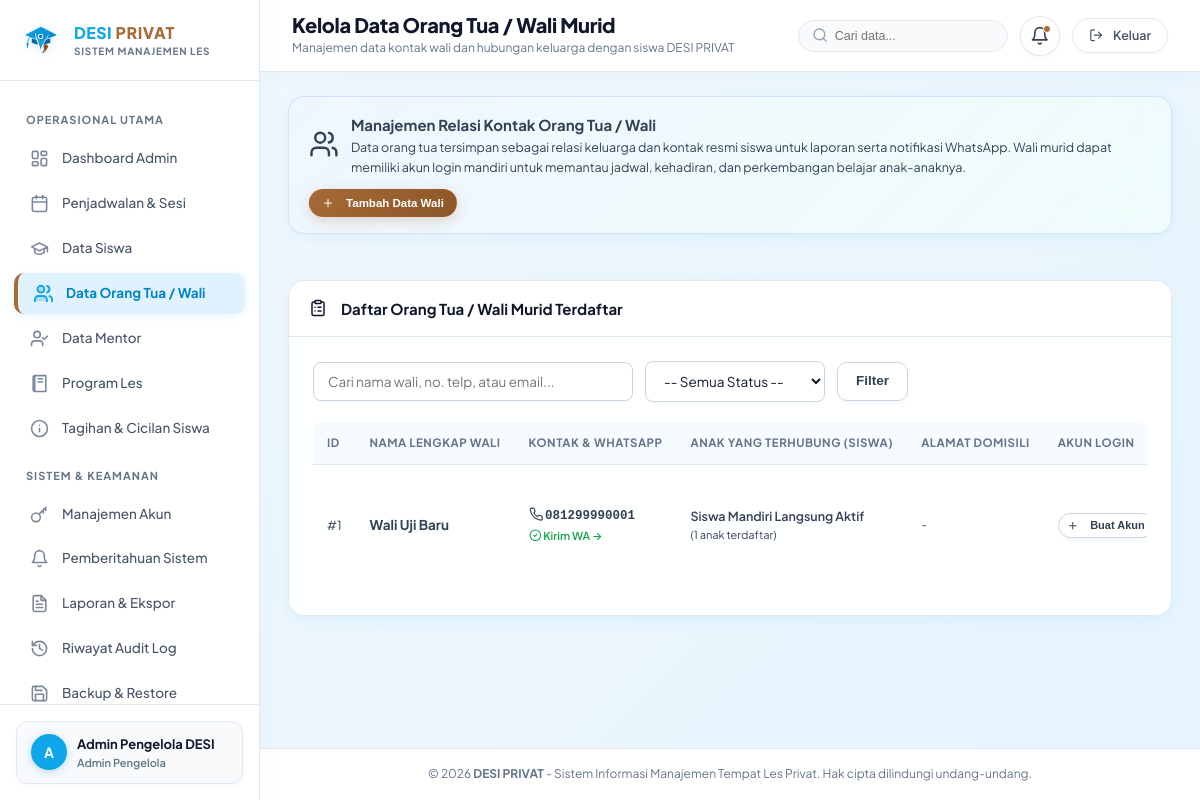
The page /admin/parents (signed in) on the database its author committed.
### tables this page shows
CREATE TABLE users (
    id INTEGER PRIMARY KEY AUTOINCREMENT,
    username TEXT UNIQUE NOT NULL,
    password_hash TEXT NOT NULL,
    role TEXT NOT NULL CHECK(role IN ('admin', 'owner', 'mentor', 'parent')),
    full_name TEXT NOT NULL,
    email TEXT,
    phone TEXT,
    is_active INTEGER DEFAULT 1,
    created_at DATETIME DEFAULT CURRENT_TIMESTAMP,
    updated_at DATETIME DEFAULT CURRENT_TIMESTAMP
);

CREATE TABLE parents (
    id INTEGER PRIMARY KEY AUTOINCREMENT,
    user_id INTEGER UNIQUE REFERENCES users(id) ON DELETE SET NULL,
    full_name TEXT NOT NULL,
    phone TEXT NOT NULL,
    email TEXT,
    address TEXT,
    notes TEXT,
    created_at DATETIME DEFAULT CURRENT_TIMESTAMP
, status TEXT NOT NULL DEFAULT 'aktif');

### routes/admin.py (the view)
@admin_bp.route("/parents")
def parents():
    status_filter = request.args.get("status")
    search = request.args.get("q", "").strip()
    query = """
        SELECT p.*,
               u.username as parent_username, u.is_active as user_is_active,
               COUNT(s.id) as children_count,
               GROUP_CONCAT(s.full_name, ', ') as children_names
        FROM parents p
        LEFT JOIN users u ON p.user_id = u.id
        LEFT JOIN students s ON p.id = s.parent_id
    """
    conditions = []
    args = []
    if status_filter:
        conditions.append("p.status = ?")
        args.append(status_filter)
    if search:
        conditions.append("(p.full_name LIKE ? OR p.phone LIKE ? OR p.email LIKE ? OR u.username LIKE ?)")
        term = f"%{search}%"
        args.extend([term, term, term, term])
    if conditions:
        query += f" WHERE {' AND '.join(conditions)}"
    query += " GROUP BY p.id ORDER BY p.full_name ASC"
    parents_list = query_db(query, args)
    return render_template("admin/parents.html", parents=parents_list, status_filter=status_filter, search=search)

### templates/admin/parents.html (shortened to what this page needs)
{% extends "base.html" %}
{% block page_title %}Kelola Data Orang Tua / Wali Murid{% endblock %}
{% block page_subtitle %}Manajemen data kontak wali dan hubungan keluarga dengan siswa DESI PRIVAT{% endblock %}
{% block content %}
<div class="card" style="margin-bottom: 24px; background: linear-gradient(135deg, rgba(238, 246, 255, 0.95), rgba(240, 253, 250, 0.9)); border: 1px solid rgba(37, 99, 235, 0.15);">
  <div class="card-body" style="padding: 16px 20px;">
    <div style="display: flex; align-items: center; justify-content: space-between; flex-wrap: wrap; gap: 12px;">
      <div style="display: flex; align-items: center; gap: 12px;">
        <div style="font-size: 26px;">{{ icon('family') }}</div>
        <div>
          <h4 style="margin: 0; font-size: 15px; color: var(--navy-dark); font-weight: 700;">
            Manajemen Relasi Kontak Orang Tua / Wali
          </h4>
          <p style="margin: 2px 0 0 0; font-size: 12.5px; color: var(--navy-muted);">
            Data orang tua tersimpan sebagai relasi keluarga dan kontak resmi siswa untuk laporan serta notifikasi WhatsApp. Wali murid dapat memiliki akun login mandiri untuk memantau jadwal, kehadiran, dan perkembangan belajar anak-anaknya.
          </p>
        </div>
      </div>
      <button class="btn btn-primary btn-sm" onclick="openModal('addParentModal')">
        {{ icon('plus') }} Tambah Data Wali
      </button>
    </div>
  </div>
</div>
<div class="card">
  <div class="card-header">
    <div class="card-title"><span>{{ icon('clipboard') }}</span> Daftar Orang Tua / Wali Murid Terdaftar</div>
  </div>
  <div class="card-body">
    <form method="GET" action="{{ url_for('admin.parents') }}" class="filter-bar">
      <input
        type="text"
        name="q"
        value="{{ search }}"
        placeholder="Cari nama wali, no. telp, atau email..."
        class="form-control"
        style="max-width: 320px;"
      >
      <select name="status" class="form-select" style="max-width: 180px;">
        <option value="">-- Semua Status --</option>
      </select>
      <button type="submit" class="btn btn-secondary">Filter</button>
    </form>
    <div class="table-responsive">
      <table class="table-desi">
        <thead>
          <tr>
            <th>ID</th>
            <th>Nama Lengkap Wali</th>
            <th>Kontak &amp; WhatsApp</th>
            <th>Anak yang Terhubung (Siswa)</th>
            <th>Alamat Domisili</th>
            <th>Akun Login</th>
          </tr>
        </thead>
        <tbody>
          {% for p in parents %}
          <tr>
            <td>#{{ p.id }}</td>
            <td>
              <strong style="color: var(--navy-dark); font-size: 13.5px;">{{ p.full_name }}</strong>
            </td>
            <td>
              <div>
                {{ icon('phone') }} <strong style="font-family: monospace;">{{ p.phone }}</strong>
              </div>
              {% if p.phone %}
                <a
                  href="https://wa.me/{{ p.phone|replace(' ', '')|replace('-', '') }}"
                  target="_blank"
                  rel="noopener noreferrer"
                  style="font-size: 11px; color: #16A34A; text-decoration: none; font-weight: 600;"
                >
                  {{ icon('check-circle') }} Kirim WA &rarr;
                </a>
              {% endif %}
            </td>
            <td>
              {% if p.children_names %}
                <div style="font-weight: 600; color: var(--navy-primary);">
                  {{ p.children_names }}
                </div>
                <div style="font-size: 11px; color: var(--gray-500);">({{ p.children_count }} anak terdaftar)</div>
              {% else %}
                <span style="color: var(--gray-500); font-size: 12px;">Belum terhubung siswa</span>
              {% endif %}
            </td>
            <td>
              <div style="font-size: 12px; max-width: 200px; overflow: hidden; text-overflow: ellipsis; white-space: nowrap;" title="{{ p.address }}">
                {{ p.address or '-' }}
              </div>
            </td>
            <td>
              {% if p.parent_username %}
                <span class="badge badge-success" title="Akun login orang tua aktif ({{ p.parent_username }})">
                  {{ icon('key') }} {{ p.parent_username }}
                </span>
              {% else %}
                <button
                  type="button"
                  class="btn btn-secondary btn-sm"
                  onclick="openCreateParentAccountModal({{ p.id }}, '{{ p.full_name }}')"
                  title="Buat Akun Login untuk Wali Ini"
                  style="font-size: 11px; padding: 4px 8px;"
                >
                  {{ icon('plus') }} Buat Akun
                </button>
              {% endif %}
            </td>
          </tr>
          {% else %}
          <tr>
            <td colspan="8" style="text-align: center; color: var(--gray-500); padding: 32px;">
              Belum ada data orang tua/wali murid terdaftar.
            </td>
          </tr>
          {% endfor %}
        </tbody>
      </table>
    </div>
  </div>
</div>
{% endblock %}

### templates/base.html (shortened to what this page needs)
<!DOCTYPE html>
<html lang="id">
<head>
  <link rel="stylesheet" href="{{ url_for('static', filename='css/main.css') }}">
</head>
<body>
  <div class="app-container">
    <aside class="sidebar" id="sidebar">
      <div class="sidebar-header">
        <div style="display: flex; align-items: center; gap: 12px; flex: 1; min-width: 0;">
          <img src="{{ url_for('static', filename='images/logo_symbol.svg') }}" class="sidebar-brand-img" alt="Logo DESI PRIVAT">
          <div style="min-width: 0;">
            <div class="sidebar-brand-title"><span class="brand-desi" style="color: #0EA5E9;">DESI</span> <span class="brand-privat" style="color: #A66B37;">PRIVAT</span></div>
            <div class="sidebar-brand-sub" style="font-size: 10px; font-weight: 700; letter-spacing: 0.8px; color: #64748B;">SISTEM MANAJEMEN LES</div>
          </div>
        </div>
      </div>
      <nav class="sidebar-nav">
        {% if current_user.role == 'admin' %}
          <div class="nav-section-title">Operasional Utama</div>
          <a href="{{ url_for('admin.dashboard') }}" class="nav-link {% if request.endpoint == 'admin.dashboard' %}active{% endif %}">
            <span class="nav-icon">{{ icon('dashboard') }}</span> Dashboard Admin
          </a>
          <a href="{{ url_for('admin.schedules') }}" class="nav-link {% if request.endpoint and 'admin.schedules' in request.endpoint %}active{% endif %}">
            <span class="nav-icon">{{ icon('calendar') }}</span> Penjadwalan &amp; Sesi
          </a>
          <a href="{{ url_for('admin.students') }}" class="nav-link {% if request.endpoint and 'admin.student' in request.endpoint %}active{% endif %}">
            <span class="nav-icon">{{ icon('student') }}</span> Data Siswa
          </a>
          <a href="{{ url_for('admin.parents') }}" class="nav-link {% if request.endpoint and 'admin.parents' in request.endpoint %}active{% endif %}">
            <span class="nav-icon">{{ icon('family') }}</span> Data Orang Tua / Wali
          </a>
          <a href="{{ url_for('admin.mentors') }}" class="nav-link {% if request.endpoint and 'admin.mentors' in request.endpoint %}active{% endif %}">
            <span class="nav-icon">{{ icon('mentor') }}</span> Data Mentor
          </a>
          <a href="{{ url_for('admin.programs') }}" class="nav-link {% if request.endpoint and 'admin.programs' in request.endpoint %}active{% endif %}">
            <span class="nav-icon">{{ icon('book') }}</span> Program Les
          </a>
          <a href="{{ url_for('admin.bills') }}" class="nav-link {% if request.endpoint and 'admin.bills' in request.endpoint %}active{% endif %}">
            <span class="nav-icon">{{ icon('receipt') }}</span> Tagihan &amp; Cicilan Siswa
          </a>
          <div class="nav-section-title">Sistem &amp; Keamanan</div>
          <a href="{{ url_for('admin.accounts') }}" class="nav-link {% if request.endpoint and 'admin.accounts' in request.endpoint %}active{% endif %}">
            <span class="nav-icon">{{ icon('key') }}</span> Manajemen Akun
          </a>
          <a href="{{ url_for('admin.notifications_center') }}" class="nav-link {% if request.endpoint and 'admin.notifications' in request.endpoint %}active{% endif %}">
            <span class="nav-icon">{{ icon('bell') }}</span> Pemberitahuan Sistem
          </a>
          <a href="{{ url_for('admin.reports') }}" class="nav-link {% if request.endpoint and 'admin.reports' in request.endpoint %}active{% endif %}">
            <span class="nav-icon">{{ icon('report') }}</span> Laporan &amp; Ekspor
          </a>
          <a href="{{ url_for('admin.audit_logs') }}" class="nav-link {% if request.endpoint and 'admin.audit_logs' in request.endpoint %}active{% endif %}">
            <span class="nav-icon">{{ icon('history') }}</span> Riwayat Audit Log
          </a>
          <a href="{{ url_for('admin.backups') }}" class="nav-link {% if request.endpoint and 'admin.backups' in request.endpoint %}active{% endif %}">
            <span class="nav-icon">{{ icon('backup') }}</span> Backup &amp; Restore
          </a>
        {% endif %}
      </nav>
      <div class="sidebar-footer">
        <div class="user-badge" style="display: flex; align-items: center; gap: 10px; padding: 12px 14px; background: #F8FAFC; border-radius: 12px; border: 1px solid #E2E8F0;">
          <div class="user-avatar" style="width: 36px; height: 36px; border-radius: 50%; background: #0EA5E9; color: #FFFFFF; display: flex; align-items: center; justify-content: center; font-weight: 700; font-size: 14px;">
            {{ current_user.full_name[:1] if (current_user and current_user.full_name) else 'U' }}
          </div>
          <div class="user-info" style="min-width: 0; flex: 1;">
            <div class="user-name" style="font-size: 13px; font-weight: 700; color: #0F172A; white-space: nowrap; overflow: hidden; text-overflow: ellipsis;">
              {{ current_user.full_name if (current_user and current_user.full_name) else 'Pengguna' }}
            </div>
            <div class="user-role-label" style="font-size: 11px; color: #64748B;">
              {% if current_user.role == 'admin' %}Admin Pengelola
              {% elif current_user.role == 'owner' %}Pemilik
              {% elif current_user.role == 'mentor' %}Mentor
              {% elif current_user.role == 'parent' %}Orang Tua / Wali
              {% endif %}
            </div>
          </div>
        </div>
      </div>
    </aside>
    <div class="main-wrapper">
      <header class="top-navbar">
        <div class="top-navbar-left">
          <div class="page-title-box">
            <h1>{% block page_title %}DESI PRIVAT{% endblock %}</h1>
            <p>{% block page_subtitle %}Sistem Informasi Manajemen Tempat Les Privat{% endblock %}</p>
          </div>
        </div>
        <div class="navbar-actions">
          <div class="navbar-search" style="display: flex;">
            <span class="search-icon">{{ icon('search') }}</span>
            <input type="text" class="navbar-search-input" placeholder="Cari data..." id="topNavbarSearch" onkeyup="if(event.key==='Enter'){window.location.href='{{ url_for('admin.students') if (current_user and current_user.role=='admin') else '#' }}?q='+encodeURIComponent(this.value);}">
          </div>
          {% if current_user %}
            {% if current_user.role == 'admin' %}
              <a href="{{ url_for('admin.notifications_center') }}" class="notif-bell-btn" title="Pusat Notifikasi">
                {{ icon('bell') }}
                {% if unread_count > 0 %}
                  <span class="notif-badge-count">{{ unread_count }}</span>
                {% else %}
                  <span class="notif-dot"></span>
                {% endif %}
              </a>
            {% else %}
              <span class="notif-bell-btn" title="Notifikasi Sistem" style="cursor: pointer;">
                {{ icon('bell') }}
                <span class="notif-dot"></span>
              </span>
            {% endif %}
            <a href="{{ url_for('auth.logout') }}" class="navbar-logout-btn" title="Keluar dari sistem">
              {{ icon('logout') }} <span class="logout-text">Keluar</span>
            </a>
          {% endif %}
        </div>
      </header>
      <main class="content-body">
        {% block content %}{% endblock %}
      </main>
      <footer style="padding: 16px 28px; text-align: center; font-size: 12px; color: var(--text-muted); border-top: 1px solid var(--border-subtle); background: var(--white);">
        &copy; {{ current_year }} <strong>DESI PRIVAT</strong> - Sistem Informasi Manajemen Tempat Les Privat. Hak cipta dilindungi undang-undang.
      </footer>
    </div>
  </div>
</body>
</html>

### rows shown on the page
users: full_name "Admin Pengelola DESI"
parents: id "1", full_name "Wali Uji Baru", phone "081299990001", children_names "Siswa Mandiri Langsung Aktif", children_count "1", address "-"
